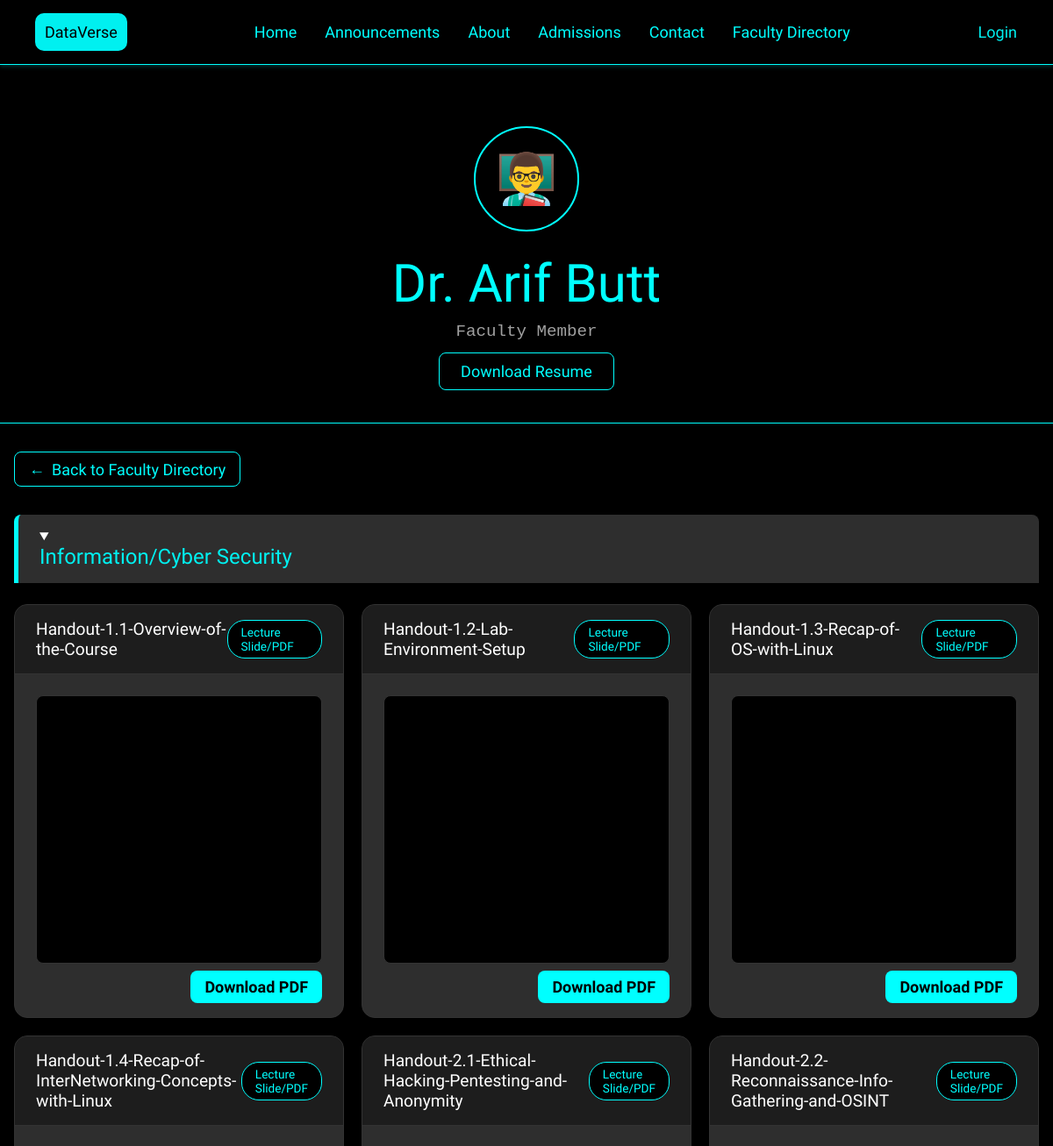
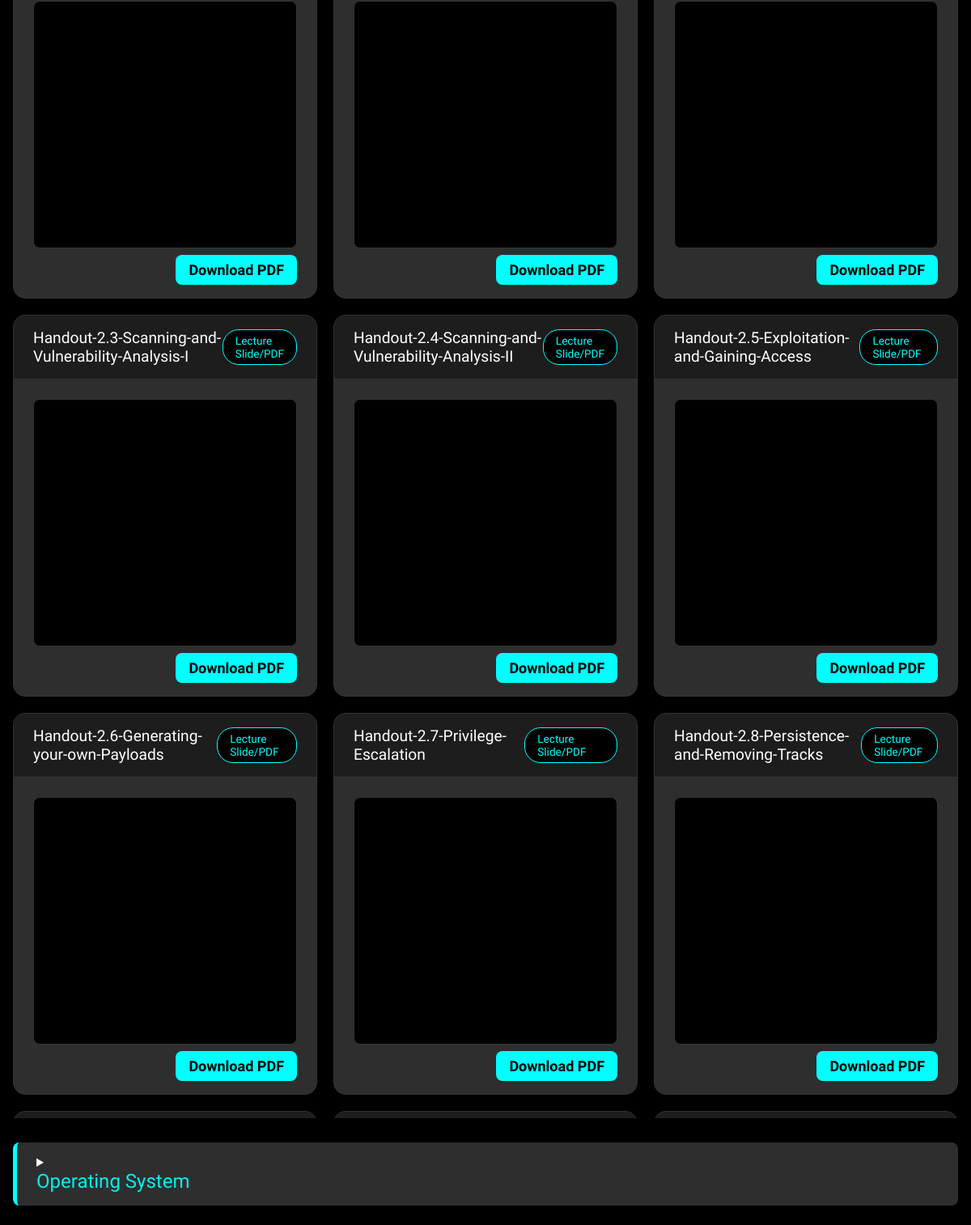
The app's page /faculty/directory/7/ with its own data (2 pictures, top to bottom).
### faculty_profiles/models.py (models this page shows, shortened)
class FacultyProfile(models.Model):
    user = models.OneToOneField(
        settings.AUTH_USER_MODEL,
        on_delete=models.CASCADE,
        related_name='Facultyprofile'    # Unique reverse accessor for this app
    )
    resume = models.FileField(upload_to="rag_chatbot/data/faculty/resumes/", blank=True, null=True)

class Subject(models.Model):
    name = models.CharField(max_length=255)
    faculty = models.ForeignKey('FacultyProfile', on_delete=models.CASCADE, related_name='subjects')
    class Meta:
        unique_together = ('name', 'faculty')  # Subject names must be unique per faculty

class LectureContent(models.Model):
    VIDEO = 'video'
    PDF = 'pdf'
    YOUTUBE = 'youtube'
    LECTURE_TYPE_CHOICES = [
        (VIDEO, 'Video'),
        (PDF, 'Lecture Slide/PDF'),
        (YOUTUBE, 'YouTube Video'),
    ]
    faculty = models.ForeignKey(FacultyProfile, on_delete=models.CASCADE)
    subject = models.ForeignKey(Subject, on_delete=models.CASCADE)
    title = models.CharField(max_length=255)
    lecture_type = models.CharField(
        max_length=10,
        choices=LECTURE_TYPE_CHOICES,
        default='video'
    )
    pdf = models.FileField(upload_to="rag_chatbot/data/faculty/lectures/", blank=True, null=True)
    video = models.FileField(upload_to="lecture_videos/", blank=True, null=True)
    youtube_url = models.URLField(blank=True, null=True)  # New field for YouTube videos
    created_at = models.DateTimeField(auto_now_add=True)

### chatbot/models.py (models this page shows, shortened)
class CustomUser(AbstractUser):
    email = models.EmailField(unique=True, blank=False, null=False)
    full_name = models.CharField(max_length=255, blank=True, null=True)  # ✅ Add this line
    ROLE_CHOICES = (
        ('student', 'Student'),
        ('professor', 'Professor'),
    )
    role = models.CharField(max_length=10, choices=ROLE_CHOICES, default='student')

### faculty_profiles/views.py (the view)
# urls.py: path('directory/<int:faculty_id>/', views.faculty_detail, name='faculty_detail'),
def faculty_detail(request, faculty_id):
    faculty = get_object_or_404(FacultyProfile, id=faculty_id)
    subjects = Subject.objects.filter(faculty=faculty)
    lectures_by_subject = {}
    for subject in subjects:
        lectures = LectureContent.objects.filter(subject=subject)
        if lectures.exists():
            lectures_by_subject[subject] = lectures
    return render(request, "faculty_profiles/faculty_detail.html", {
        "faculty": faculty,
        "lectures_by_subject": lectures_by_subject,
    })

### faculty_profiles/templates/faculty_profiles/faculty_detail.html (shortened to what this page needs)
{% extends "chatbot/base.html" %}
{% load static %}
{% block content %}
<div class="detail-container">
    <div class="faculty-header">
        <div class="faculty-avatar">👨‍🏫</div>
        <h1 class="faculty-name">
            {{ faculty.user.full_name|default:faculty.user.username }}
        </h1>
        <p class="faculty-role">Faculty Member</p>
        {% if faculty.resume %}
            <a href="{{ faculty.resume.url }}" class="btn-resume-download" download>Download Resume</a>
        {% endif %}
        <div class="animation-bg">
            <div class="lines"></div>
            <div class="lines"></div>
            <div class="lines"></div>
        </div>
    </div>
    <div class="back-link">
        <a href="{% url 'faculty_directory' %}" class="btn-back">
            <span>&larr;</span> Back to Faculty Directory
        </a>
    </div>
    <div class="content-container">
        {% if lectures_by_subject %}
            {% for subject, lectures in lectures_by_subject.items %}
                <details class="subject-dropdown" {% if forloop.first %}open{% endif %}>
                    <summary class="subject-header">
                        <h3 class="subject-name">{{ subject.name }}</h3>
                    </summary>
                    <div class="lecture-grid">
                        {% for lecture in lectures %}
                            <div class="lecture-card">
                                <div class="lecture-header">
                                    <h5 class="lecture-title">
                                        {{ lecture.title }}
                                        <span class="lecture-type">{{ lecture.get_lecture_type_display }}</span>
                                    </h5>
                                </div>
                                <div class="lecture-content">
                                    {% if lecture.lecture_type == "video" %}
                                        <div class="video-container">
                                            <video width="100%" height="315" controls poster="{% static 'img/video-placeholder.jpg' %}">
                                                <source src="{{ lecture.video.url }}" type="video/mp4">
                                                Your browser does not support the video tag.
                                            </video>
                                        </div>
                                    {% elif lecture.lecture_type == "youtube" and lecture.youtube_url %}
                                        <div class="youtube-container">
                                            <iframe
                                                width="100%"
                                                height="315"
                                                src="https://www.youtube.com/embed/{{ lecture.youtube_url|slice:'-11:' }}"
                                                frameborder="0"
                                                allowfullscreen>
                                            </iframe>
                                        </div>
                                    {% elif lecture.lecture_type == "pdf" %}
                                        <div class="pdf-container">
                                            <iframe
                                                src="https://docs.google.com/gview?url={{ request.scheme }}://{{ request.get_host }}{{ lecture.pdf.url|urlencode }}&embedded=true"
                                                style="width:100%; height: 300px;"
                                                frameborder="0">
                                                <p>Your browser does not support iframes. <a href="{{ lecture.pdf.url }}">Download PDF</a></p>
                                            </iframe>
                                        </div>
                                        <div class="pdf-actions">
                                            <a href="{{ lecture.pdf.url }}" class="btn-download" download>Download PDF</a>
                                        </div>
                                    {% endif %}
                                </div>
                            </div>
                        {% endfor %}
                    </div>
                </details>
            {% endfor %}
        {% else %}
            <div class="no-content">
                <h3>No content available</h3>
                <p>This faculty member hasn't uploaded any lecture materials yet</p>
            </div>
        {% endif %}
    </div>
</div>
{% endblock %}

### chatbot/static/styles/home.css (style rules this page uses)
* { margin: 0; padding: 0; box-sizing: border-box; }
html { scroll-behavior: smooth; }
body { background: #000; color: white; overflow-x: hidden; }
a { text-decoration: none !important; }
a { font-family: "Jersey 15", serif; font-weight: 30; font-style: normal; font-size: large; }

### faculty_profiles/templates/faculty_profiles/faculty_detail.html (style rules this page uses)
.detail-container { padding-top: 6rem; min-height: 100vh; background-color: #000; color: white; }
.faculty-header { position: relative; padding: 3rem 0; margin-bottom: 2rem; text-align: center; border-bottom: 1px solid cyan; overflow: hidden; }
.faculty-avatar { width: 120px; height: 120px; background-color: #000; border-radius: 50%; display: flex; align-items: center; justify-content: center; margin: 0 auto 1.5rem; font-size: 3.5rem; border: 2px solid cyan; }
.faculty-name { font-family: "Jersey 15", serif; font-weight: 30; font-style: normal; font-size: 60px; color: cyan; margin-bottom: 0.5rem; }
.faculty-role { font-size: 1.2rem; color: #ffffffa0; margin-bottom: 1.5rem; font-family: monospace; }
.btn-resume-download { background-color: transparent; color: cyan; border: 1px solid cyan; padding: 0.6rem 1.5rem; border-radius: 8px; transition: all 0.3s ease; text-decoration: none; font-family: "Jersey 15", serif; font-weight: 500; }
.back-link { display: block; margin: 0 auto 2rem; max-width: 1200px; padding: 0 1rem; }
.btn-back { background-color: transparent; color: cyan; border: 1px solid cyan; padding: 0.5rem 1rem; border-radius: 8px; text-decoration: none; transition: all 0.3s ease; display: inline-flex; align-items: center; font-family: "Jersey 15", serif; }
.btn-back span { margin-right: 0.5rem; }
.content-container { max-width: 1200px; margin: 0 auto; padding: 0 1rem; }
.subject-header { background-color: #2e2e2e; padding: 1rem 1.5rem; margin-bottom: 1.5rem; border-radius: 8px; border-left: 5px solid cyan; }
.subject-name { font-family: "Jersey 15", serif; font-weight: 30; font-style: normal; font-size: 1.5rem; margin: 0; color: #00f0f0; }
.lecture-card { background-color: #2e2e2e; border-radius: 15px; overflow: hidden; margin-bottom: 1.5rem; box-shadow: 0px 4px 6px rgba(0, 0, 0, 0.3); transition: transform 0.3s ease; border: 1px solid #333; }
.lecture-header { padding: 1rem 1.5rem; border-bottom: 1px solid #333; background-color: #1d1d1d; }
.lecture-title { font-family: "Jersey 15", serif; font-size: 1.2rem; font-weight: 500; margin: 0; display: flex; align-items: center; justify-content: space-between; color: #fff; }
.lecture-type { background-color: #000; padding: 5px 15px; border-radius: 20px; font-size: 0.85rem; color: cyan; border: 1px solid cyan; }
.lecture-content { padding: 1.5rem; }
.video-container, .youtube-container, .pdf-container { border-radius: 8px; overflow: hidden; background-color: #000; border: 1px solid #333; }
.pdf-actions { margin-top: 1rem; text-align: right; }
.btn-download { background-color: cyan; color: black; border: none; padding: 0.5rem 1rem; border-radius: 8px; text-decoration: none; transition: all 0.3s ease; font-family: "Jersey 15", serif; font-weight: bold; }
.animation-bg { position: absolute; top: 0; left: 0; width: 100%; height: 100%; z-index: -1; }
.lines { position: absolute; top: 0; left: 0; right: 0; height: 100%; margin: auto; width: 90vw; z-index: -1; }
.lecture-grid { display: grid; grid-template-columns: repeat(4, 1fr); gap: 20px; margin-bottom: 30px; }
.lecture-card { margin-bottom: 0; }
.subject-dropdown summary { cursor: pointer; outline: none; }
.subject-dropdown[open] .subject-header { border-bottom-left-radius: 0; border-bottom-right-radius: 0; }
.subject-header { transition: background 0.2s; }
.subject-dropdown[open] .lecture-grid { opacity: 1; max-height: 2000px; transition: opacity 0.4s ease, max-height 0.6s cubic-bezier(0.4, 0, 0.2, 1); pointer-events: auto; }
.subject-dropdown .lecture-grid { opacity: 0; max-height: 0; overflow: hidden; transition: opacity 0.4s ease, max-height 0.6s cubic-bezier(0.4, 0, 0.2, 1); pointer-events: none; }
@media (max-width: 1200px) { .lecture-grid { grid-template-columns: repeat(3, 1fr); } }

### records on screen
FacultyProfile: user.full_name "Dr. Arif Butt"
Subject: name "Information/Cyber Security"
LectureContent: title "Handout-1.1-Overview-of-the-Course", lecture_type "Lecture Slide/PDF"
LectureContent: title "Handout-1.2-Lab-Environment-Setup", lecture_type "Lecture Slide/PDF"
LectureContent: title "Handout-1.3-Recap-of-OS-with-Linux", lecture_type "Lecture Slide/PDF"
LectureContent: title "Handout-1.4-Recap-of-InterNetworking-Concepts-with-Linux", lecture_type "Lecture Slide/PDF"
LectureContent: title "Handout-2.1-Ethical-Hacking-Pentesting-and-Anonymity", lecture_type "Lecture Slide/PDF"
LectureContent: title "Handout-2.2-Reconnaissance-Info-Gathering-and-OSINT", lecture_type "Lecture Slide/PDF"
LectureContent: title "Handout-2.3-Scanning-and-Vulnerability-Analysis-I", lecture_type "Lecture Slide/PDF"
LectureContent: title "Handout-2.4-Scanning-and-Vulnerability-Analysis-II", lecture_type "Lecture Slide/PDF"
LectureContent: title "Handout-2.5-Exploitation-and-Gaining-Access", lecture_type "Lecture Slide/PDF"
LectureContent: title "Handout-2.6-Generating-your-own-Payloads", lecture_type "Lecture Slide/PDF"
LectureContent: title "Handout-2.7-Privilege-Escalation", lecture_type "Lecture Slide/PDF"
LectureContent: title "Handout-2.8-Persistence-and-Removing-Tracks", lecture_type "Lecture Slide/PDF"
Subject: name "Operating System"
